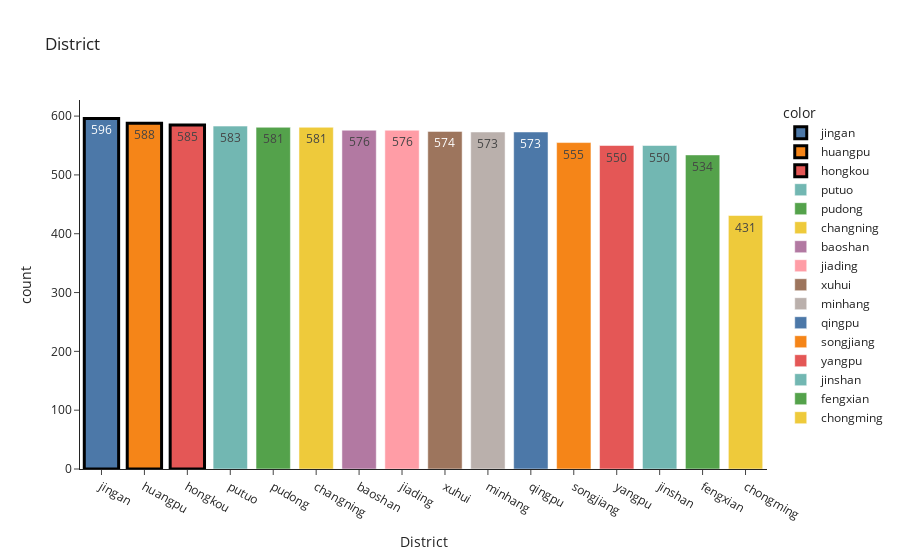

Notebook code cell kept with this figure:
### Markdown cell above
## <div style=" background-color: #a2f5bf; color: white;font-family: Times New Roman; padding: 10px; line-height: 1;border-radius:8px">2.1. District</div>

### Code cell
dist_count = house['District'].value_counts()
fig = px.bar(x=dist_count.index, y=dist_count.values, color = dist_count.index, 
             color_discrete_sequence=color_scheme,text = dist_count.values, title='District')

lst = [0,1,2]
for idx in lst:
    fig.data[idx].marker.line.width = 3
    fig.data[idx].marker.line.color='black'
    
fig.update_layout(
    xaxis_title="District ",
    yaxis_title="count",
    template = 'simple_white')
fig.show()

### Figure 1 — Plotly figure (JSON) as saved in the notebook; plotly's stock layout.template omitted (floating-point values rounded to 4 significant figures)
{"data": [{"alignmentgroup": "True", "hovertemplate": "color=jingan<br>x=%{x}<br>y=%{y}<br>text=%{text}<extra></extra>", "legendgroup": "jingan", "marker": {"color": "#4C78A8", "line": {"color": "black", "width": 3}, "pattern": {"shape": ""}}, "name": "jingan", "offsetgroup": "jingan", "orientation": "v", "showlegend": true, "text": [596], "textposition": "auto", "type": "bar", "x": ["jingan"], "xaxis": "x", "y": [596], "yaxis": "y"}, {"alignmentgroup": "True", "hovertemplate": "color=huangpu<br>x=%{x}<br>y=%{y}<br>text=%{text}<extra></extra>", "legendgroup": "huangpu", "marker": {"color": "#F58518", "line": {"color": "black", "width": 3}, "pattern": {"shape": ""}}, "name": "huangpu", "offsetgroup": "huangpu", "orientation": "v", "showlegend": true, "text": [588], "textposition": "auto", "type": "bar", "x": ["huangpu"], "xaxis": "x", "y": [588], "yaxis": "y"}, {"alignmentgroup": "True", "hovertemplate": "color=hongkou<br>x=%{x}<br>y=%{y}<br>text=%{text}<extra></extra>", "legendgroup": "hongkou", "marker": {"color": "#E45756", "line": {"color": "black", "width": 3}, "pattern": {"shape": ""}}, "name": "hongkou", "offsetgroup": "hongkou", "orientation": "v", "showlegend": true, "text": [585], "textposition": "auto", "type": "bar", "x": ["hongkou"], "xaxis": "x", "y": [585], "yaxis": "y"}, {"alignmentgroup": "True", "hovertemplate": "color=putuo<br>x=%{x}<br>y=%{y}<br>text=%{text}<extra></extra>", "legendgroup": "putuo", "marker": {"color": "#72B7B2", "pattern": {"shape": ""}}, "name": "putuo", "offsetgroup": "putuo", "orientation": "v", "showlegend": true, "text": [583], "textposition": "auto", "type": "bar", "x": ["putuo"], "xaxis": "x", "y": [583], "yaxis": "y"}, {"alignmentgroup": "True", "hovertemplate": "color=pudong<br>x=%{x}<br>y=%{y}<br>text=%{text}<extra></extra>", "legendgroup": "pudong", "marker": {"color": "#54A24B", "pattern": {"shape": ""}}, "name": "pudong", "offsetgroup": "pudong", "orientation": "v", "showlegend": true, "text": [581], "textposition": "auto", "type": "bar", "x": ["pudong"], "xaxis": "x", "y": [581], "yaxis": "y"}, {"alignmentgroup": "True", "hovertemplate": "color=changning<br>x=%{x}<br>y=%{y}<br>text=%{text}<extra></extra>", "legendgroup": "changning", "marker": {"color": "#EECA3B", "pattern": {"shape": ""}}, "name": "changning", "offsetgroup": "changning", "orientation": "v", "showlegend": true, "text": [581], "textposition": "auto", "type": "bar", "x": ["changning"], "xaxis": "x", "y": [581], "yaxis": "y"}, {"alignmentgroup": "True", "hovertemplate": "color=baoshan<br>x=%{x}<br>y=%{y}<br>text=%{text}<extra></extra>", "legendgroup": "baoshan", "marker": {"color": "#B279A2", "pattern": {"shape": ""}}, "name": "baoshan", "offsetgroup": "baoshan", "orientation": "v", "showlegend": true, "text": [576], "textposition": "auto", "type": "bar", "x": ["baoshan"], "xaxis": "x", "y": [576], "yaxis": "y"}, {"alignmentgroup": "True", "hovertemplate": "color=jiading<br>x=%{x}<br>y=%{y}<br>text=%{text}<extra></extra>", "legendgroup": "jiading", "marker": {"color": "#FF9DA6", "pattern": {"shape": ""}}, "name": "jiading", "offsetgroup": "jiading", "orientation": "v", "showlegend": true, "text": [576], "textposition": "auto", "type": "bar", "x": ["jiading"], "xaxis": "x", "y": [576], "yaxis": "y"}, {"alignmentgroup": "True", "hovertemplate": "color=xuhui<br>x=%{x}<br>y=%{y}<br>text=%{text}<extra></extra>", "legendgroup": "xuhui", "marker": {"color": "#9D755D", "pattern": {"shape": ""}}, "name": "xuhui", "offsetgroup": "xuhui", "orientation": "v", "showlegend": true, "text": [574], "textposition": "auto", "type": "bar", "x": ["xuhui"], "xaxis": "x", "y": [574], "yaxis": "y"}, {"alignmentgroup": "True", "hovertemplate": "color=minhang<br>x=%{x}<br>y=%{y}<br>text=%{text}<extra></extra>", "legendgroup": "minhang", "marker": {"color": "#BAB0AC", "pattern": {"shape": ""}}, "name": "minhang", "offsetgroup": "minhang", "orientation": "v", "showlegend": true, "text": [573], "textposition": "auto", "type": "bar", "x": ["minhang"], "xaxis": "x", "y": [573], "yaxis": "y"}, {"alignmentgroup": "True", "hovertemplate": "color=qingpu<br>x=%{x}<br>y=%{y}<br>text=%{text}<extra></extra>", "legendgroup": "qingpu", "marker": {"color": "#4C78A8", "pattern": {"shape": ""}}, "name": "qingpu", "offsetgroup": "qingpu", "orientation": "v", "showlegend": true, "text": [573], "textposition": "auto", "type": "bar", "x": ["qingpu"], "xaxis": "x", "y": [573], "yaxis": "y"}, {"alignmentgroup": "True", "hovertemplate": "color=songjiang<br>x=%{x}<br>y=%{y}<br>text=%{text}<extra></extra>", "legendgroup": "songjiang", "marker": {"color": "#F58518", "pattern": {"shape": ""}}, "name": "songjiang", "offsetgroup": "songjiang", "orientation": "v", "showlegend": true, "text": [555], "textposition": "auto", "type": "bar", "x": ["songjiang"], "xaxis": "x", "y": [555], "yaxis": "y"}, {"alignmentgroup": "True", "hovertemplate": "color=yangpu<br>x=%{x}<br>y=%{y}<br>text=%{text}<extra></extra>", "legendgroup": "yangpu", "marker": {"color": "#E45756", "pattern": {"shape": ""}}, "name": "yangpu", "offsetgroup": "yangpu", "orientation": "v", "showlegend": true, "text": [550], "textposition": "auto", "type": "bar", "x": ["yangpu"], "xaxis": "x", "y": [550], "yaxis": "y"}, {"alignmentgroup": "True", "hovertemplate": "color=jinshan<br>x=%{x}<br>y=%{y}<br>text=%{text}<extra></extra>", "legendgroup": "jinshan", "marker": {"color": "#72B7B2", "pattern": {"shape": ""}}, "name": "jinshan", "offsetgroup": "jinshan", "orientation": "v", "showlegend": true, "text": [550], "textposition": "auto", "type": "bar", "x": ["jinshan"], "xaxis": "x", "y": [550], "yaxis": "y"}, {"alignmentgroup": "True", "hovertemplate": "color=fengxian<br>x=%{x}<br>y=%{y}<br>text=%{text}<extra></extra>", "legendgroup": "fengxian", "marker": {"color": "#54A24B", "pattern": {"shape": ""}}, "name": "fengxian", "offsetgroup": "fengxian", "orientation": "v", "showlegend": true, "text": [534], "textposition": "auto", "type": "bar", "x": ["fengxian"], "xaxis": "x", "y": [534], "yaxis": "y"}, {"alignmentgroup": "True", "hovertemplate": "color=chongming<br>x=%{x}<br>y=%{y}<br>text=%{text}<extra></extra>", "legendgroup": "chongming", "marker": {"color": "#EECA3B", "pattern": {"shape": ""}}, "name": "chongming", "offsetgroup": "chongming", "orientation": "v", "showlegend": true, "text": [431], "textposition": "auto", "type": "bar", "x": ["chongming"], "xaxis": "x", "y": [431], "yaxis": "y"}], "layout": {"barmode": "relative", "legend": {"title": {"text": "color"}, "tracegroupgap": 0}, "title": {"text": "District"}, "xaxis": {"anchor": "y", "domain": [0, 1], "title": {"text": "District "}}, "yaxis": {"anchor": "x", "domain": [0, 1], "title": {"text": "count"}}}}
